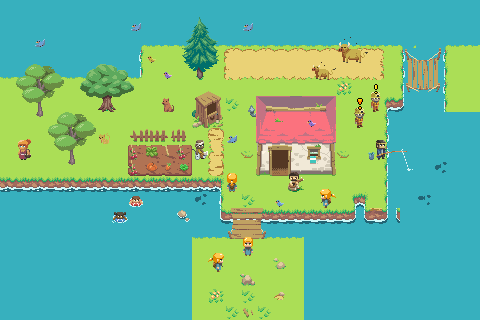

A 2D game scene composited from a Tiled map and its tileset images. What follows is a short description and the map's XML, with each tile layer's data collapsed to a summary:
An orthogonal 30x20 tile map with 16x16 px tiles, 11 tile layers (land, potager, legumes, landUp, ...).

<map version="1.10" tiledversion="1.11.1-99-gec89c545" orientation="orthogonal" renderorder="right-down" width="30" height="20" tilewidth="16" tileheight="16" infinite="0" nextlayerid="12" nextobjectid="1">
 <properties>
  <property name="collide" type="bool" value="false" />
 </properties>
 <tileset firstgid="1" source="Asset_Atlas_01.tsx" />
 <layer id="3" name="land" width="30" height="20">
  <properties>
   <property name="collide" type="bool" value="false" />
  </properties>
  <data>[600 cells, 600 non-empty, 34 distinct tile ids]</data>
 </layer>
 <layer id="9" name="potager" width="30" height="20">
  <data>[600 cells, 8 non-empty, 6 distinct tile ids]</data>
 </layer>
 <layer id="10" name="legumes" width="30" height="20">
  <data>[600 cells, 8 non-empty, 6 distinct tile ids]</data>
 </layer>
 <layer id="5" name="landUp" width="30" height="20">
  <data>[600 cells, 18 non-empty, 12 distinct tile ids]</data>
 </layer>
 <layer id="6" name="bridges" width="30" height="20">
  <data>[600 cells, 15 non-empty, 15 distinct tile ids]</data>
 </layer>
 <layer id="7" name="bridgesUp" width="30" height="20">
  <data>[600 cells, 3 non-empty, 3 distinct tile ids]</data>
 </layer>
 <layer id="1" name="housesDown" width="30" height="20">
  <data>[600 cells, 17 non-empty, 17 distinct tile ids]</data>
 </layer>
 <layer id="2" name="housesUp" width="30" height="20">
  <data>[600 cells, 22 non-empty, 22 distinct tile ids]</data>
 </layer>
 <layer id="8" name="trees" width="30" height="20">
  <data>[600 cells, 47 non-empty, 36 distinct tile ids]</data>
 </layer>
 <layer id="4" name="PNJ" width="30" height="20">
  <data>[600 cells, 49 non-empty, 45 distinct tile ids]</data>
 </layer>
 <layer id="11" name="icons" width="30" height="20">
  <data>[600 cells, 2 non-empty, 2 distinct tile ids]</data>
 </layer>
</map>